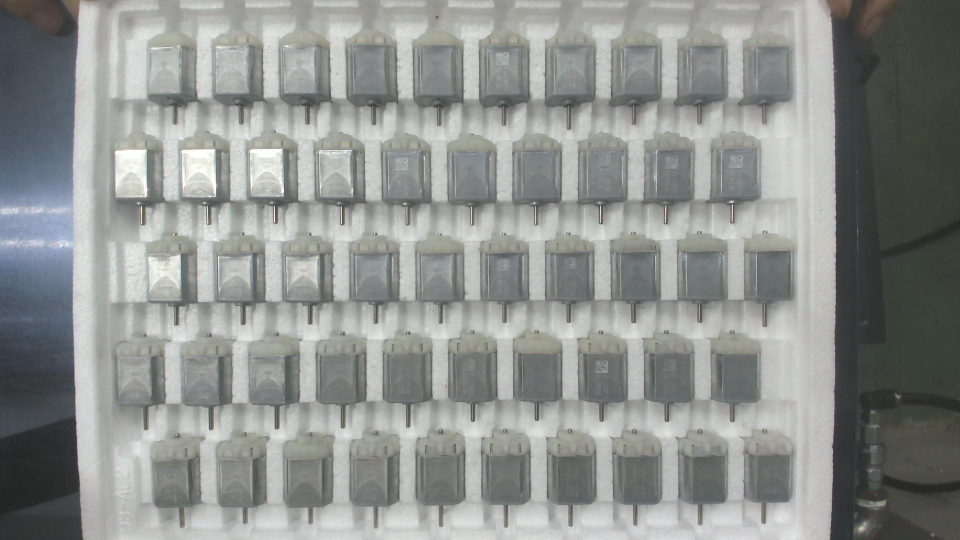
#> input picture image.jpg, 1920 x 1080 px (shown at 1/2 size)
$ python -i lib.py   (imports and definitions only)
#> lines starting #> are read from the running program, lines starting #| are printed output that depends on the picture; after the words box and inside, x2 and y2 are one past the last pixel; in counts of white or black regions, pixels touching at a corner belong together
#> further down, picture is the input picture: shape (1080, 1920, 3); mean B, G, R 143.2, 145.6, 142.9
from tabnanny import check
import cv2
from math import atan2, cos, sin, sqrt, pi
from cv2 import boundingRect
import numpy as np

# [21 lines left out: function drawAxis, not called in this run]
    ## [visualization1]

def getOrientation(countour, img):
    ## [pca]
    # Construct a buffer used by the pca analysis
    sz = len(countour)
    data_countour = np.empty((sz, 2), dtype=np.float64)
    for i in range(data_countour.shape[0]):
        data_countour[i,0] = countour[i,0,0]
        data_countour[i,1] = countour[i,0,1]

    # Perform PCA analysis
    mean = np.empty((0))
    # Phân tích thành phần chính (PCA) là một thủ tục thống kê trích xuất các tính năng quan trọng nhất của tập dữ liệu.
    # giảm dữ liệu 2D thành 1D
    # Thành phần chính thứ nhất: Trục chính của hình elip là hướng của phương sai cực đại và như chúng ta biết bây giờ,
    #         nó là hướng của thông tin cực đại, gọi là thành phần chính đầu tiên của dữ liệu.

    #Thành phần chính thứ hai: là hướng của phương sai cực đại vuông góc với hướng của thành phần chính thứ nhất

    mean, eigenvectors, eigenvalues = cv2.PCACompute2(data_countour, mean)
    # Store the center of the object
    cntr = (int(mean[0,0]), int(mean[0,1]))
    # [14 lines of commented-out code are left out]
    angle = atan2(eigenvectors[0,1], eigenvectors[0,0]) # orientation in radians
    angle = angle*180/3.14
    return angle,cntr

def convert_img(img,b1=176,b2=255):
    gray = cv2.cvtColor(img, cv2.COLOR_BGR2GRAY)
    _, bw = cv2.threshold(gray, b1, b2,  cv2.THRESH_BINARY)
    contours, _ = cv2.findContours(bw, cv2.RETR_LIST, cv2.CHAIN_APPROX_NONE)
    return bw,contours

def transform1(img,contours,min_area=6000,max_area=12000):
    #list_area = []
    list_cntr = []
    list_angle = []
    for i, c in enumerate(contours):
        area = cv2.contourArea(c)
        x,y,w,h = cv2.boundingRect(c)
        if area < min_area or max_area < area:
            continue
        angle,cntr = getOrientation(c,img)
        list_angle.append(angle)
        list_cntr.append(cntr)

        if -20 < angle <20 or 160 < angle < -160:
            center_x,center_y = (x+w//2,y),(x+w//2,y+h)
        if 70 <angle < 110 or -110 < angle < -70:
            center_x,center_y = (x,y+h//2),(x+w,y+h//2)
        cv2.line(img,center_x, center_y,(0,0,0),1)
    return list_angle,list_cntr

def transform2(img,contours,min_area=2000,max_area=6000):
    list_area = []
    list_x = []
    list_y = []
    list_w = []
    list_h = []
    for i, c in enumerate(contours):
        area = cv2.contourArea(c)
        x,y,w,h = cv2.boundingRect(c)
        if area < min_area or max_area < area:
            continue
        list_area.append(area)
        list_x.append(x)
        list_y.append(y)
        list_w.append(w)
        list_h.append(h)
        cv2.drawContours(img, c, -1, (0, 0, 255), 2)
        cv2.rectangle(img,(x,y),(x+w,y+h),(0,255,0),2)
    return list_area,list_x, list_y, list_w, list_h

# [81 lines left out: functions adjust_parameter, result, result2, not called in this run]

# center : center bounding
# cntr   : center object


def adjust_parameter_video(img):
    def nothing(x):
        pass
    cv2.namedWindow('image',cv2.WINDOW_FREERATIO)
    cv2.createTrackbar('b1','image',176,255,nothing)
    cv2.createTrackbar('b2','image',255,255,nothing)
    while True:
        b1 = cv2.getTrackbarPos('b1','image')
        b2 = cv2.getTrackbarPos('b2','image')
        #img = cv2.imread(name_image)
        #img = cv2.resize(img,(640,480))
        #img = cv2.rotate(img, cv2.ROTATE_90_COUNTERCLOCKWISE)
        gray = cv2.cvtColor(img, cv2.COLOR_BGR2GRAY)
        _, bw = cv2.threshold(gray, b1, b2,  cv2.THRESH_BINARY)
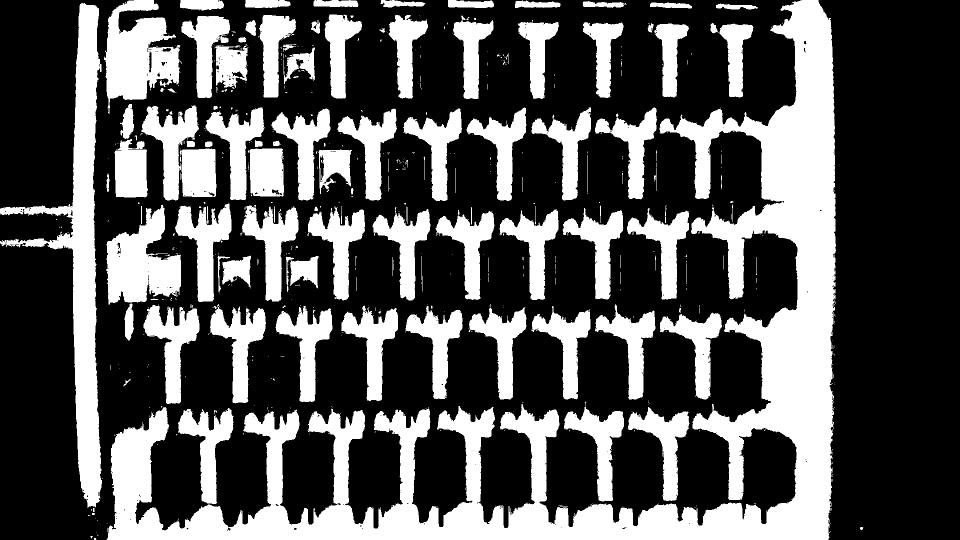
#> bw: shape (1080, 1920) (shown at 1/2 size); 33.7% white; 592 white regions (463 under 20 px)

        cv2.imshow('bw',bw)
        if cv2.waitKey(1) & 0xff==ord('q'):
#> (key q is pressed here)
            break

    cv2.destroyAllWindows()
    return b1,b2

def result_video(img):
    b1,b2= adjust_parameter_video(img)
#> b1 = 176; b2 = 255
    _,contours1 = convert_img(img,b1,b2)
#> in convert_img, `contours, _ = cv2.findContours(bw, cv2.RETR_LIST, cv2.CHAIN_APPROX_NONE)`: contours = 985 contours, 871 with area under 20; largest, box (x1, y1, x2, y2) and area: (213, 0, 1672, 1080) 270384, (0, 6, 204, 1016) 45414, (208, 0, 360, 228) 19716, (212, 409, 362, 610) 17413, (350, 407, 463, 604) 9092
#> contours1 has the same summary as contours in convert_img
    angle,cntr = transform1(img,contours1,2000,40000)
#> the loop in transform1, `for i, c in enumerate(contours):` made 985 passes
#> (area, x, y, w, h, angle, center_x, center_y) on passes 176, 182, 186, 311, 334, 337, 338, 339, 340, 345, 350: (8064.5, 356, 816, 111, 192, 88.14, (356, 912), (467, 912)), (7934, 1255, 814, 124, 188, 74.88, (1255, 908), (1379, 908)), (8025.5, 1128, 813, 120, 190, 75.72, (1128, 908), (1248, 908)), (7391.5, 1320, 625, 124, 174, 72.1, (1320, 712), (1444, 712)), (7663, 938, 614, 115, 185, 82.84, (938, 706), (1053, 706)), (8535, 420, 613, 112, 194, 88.71, (420, 710), (532, 710)), (7630.5, 1063, 612, 118, 187, 79.5, (1063, 705), (1181, 705)), (7691, 810, 612, 115, 186, 83.89, (810, 705), (925, 705)), (8305, 551, 612, 114, 192, 88.48, (551, 708), (665, 708)), (8225.5, 682, 611, 114, 191, 86.06, (682, 706), (796, 706)), (9039, 287, 610, 112, 198, 88.88, (287, 709), (399, 709))
#> (area, x, y, w, h) on passes 9, 10, 15, 16, 59: (22.5, 587, 1055, 7, 6), (26, 455, 1055, 7, 7), (21.5, 1720, 1054, 7, 6), (20.5, 1244, 1053, 8, 6), (21, 550, 1007, 8, 6)
#> after the loop in transform1, `for i, c in enumerate(contours):`:
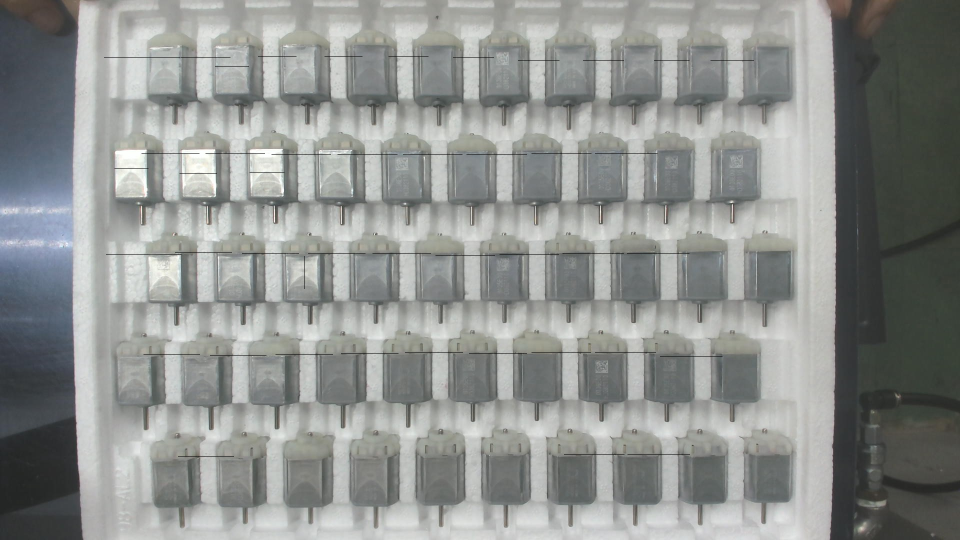
#> img: shape (1080, 1920, 3) (shown at 1/2 size); 0.23% of pixels changed, all inside (x1, y1, x2, y2) = (208, 112, 1508, 913)
#> after the loop in transform1, `for i, c in enumerate(contours):`: list_angle = 46 values, max 115.1 at index 23, min -21.78 at index 13, mean 82.85; list_cntr = 46 pairs, first value 262 to 1466, second value 96 to 888
#> angle has the same summary as list_angle in transform1; cntr has the same summary as list_cntr in transform1
    bw2,contours2 = convert_img(img)
#> call 2 of convert_img, with b1 = 176, b2 = 255
#> in convert_img (call 2), `_, bw = cv2.threshold(gray, b1, b2,  cv2.THRESH_BINARY)`:
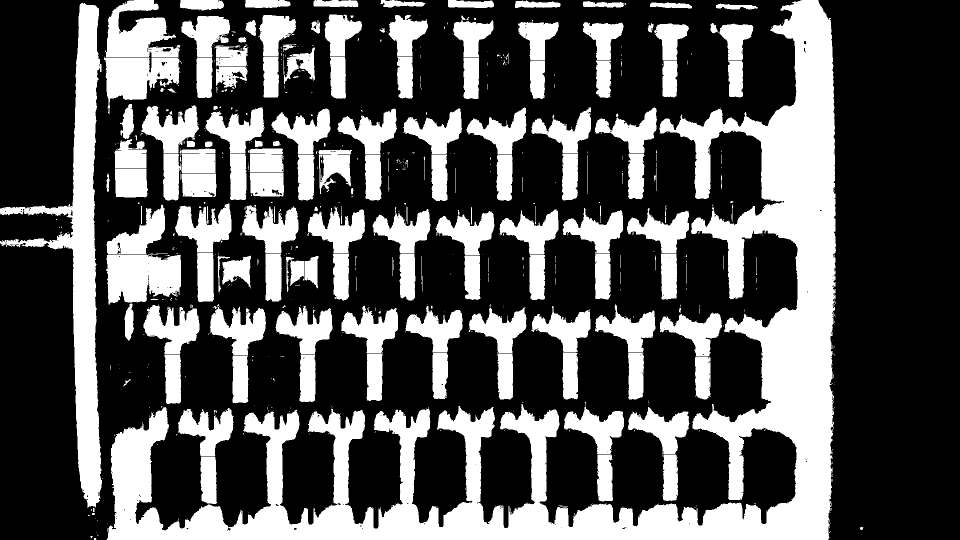
#> bw: shape (1080, 1920) (shown at 1/2 size); 33.6% white; 645 white regions (472 under 20 px)
#> in convert_img (call 2), `contours, _ = cv2.findContours(bw, cv2.RETR_LIST, cv2.CHAIN_APPROX_NONE)`: contours = 1030 contours, 873 with area under 20; largest, box (x1, y1, x2, y2) and area: (213, 0, 1672, 1080) 270384, (0, 6, 204, 1016) 45414, (212, 510, 362, 610) 11934, (210, 0, 360, 114) 9713, (208, 115, 360, 228) 9526
#> contours2 has the same summary as contours in convert_img
    cv2.imshow('bw',bw2)
    area2,x2,y2,w2,h2 = transform2(img,contours2,2000, 20000)
#> the loop in transform2, `for i, c in enumerate(contours):` made 1030 passes
#> c on passes 21 to 23: [[215, 1047]], [[1660, 1046], [1660, 1047]], [[194, 1040], [195, 1040]]
#> after the loop in transform2, `for i, c in enumerate(contours):`:
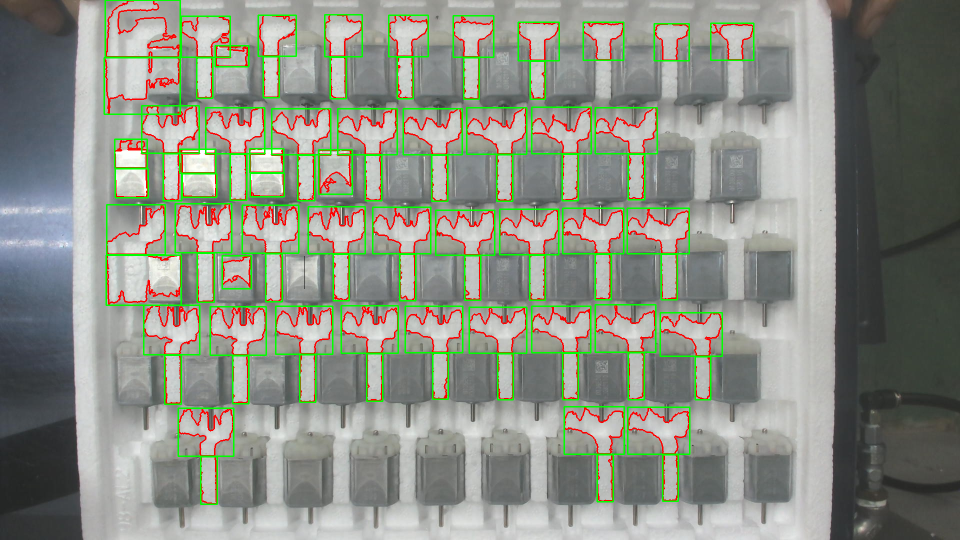
#> img: shape (1080, 1920, 3) (shown at 1/2 size); 6.72% of pixels changed, all inside (x1, y1, x2, y2) = (207, 0, 1509, 1010)

    for i in range(len(area2)):
        if i%2==0:
            cv2.circle(img,cntr[i//2],4,(255,0,0),-1)
            if area2[i] < area2[i+1]:
                center_x = x2[i]+w2[i]//2
                center_y = y2[i]+h2[i]//2
                center = (center_x,center_y)
                cv2.circle(img, center,4,(255,0,0),-1)
            else:
                center_x = x2[i+1]+w2[i+1]//2
                center_y = y2[i+1]+h2[i+1]//2
                center = (center_x,center_y)
                cv2.circle(img, center,4,(255,0,0),-1)
            center_o = cntr[i//2]
            if -20 < angle[i//2] <20 or 160 < angle[i//2] < -160:
                if cntr[i//2][0] < center_x:
                    cv2.putText(img,' right',(center_o[0],center_o[1]),1,2,(255,255,0),2)
                if cntr[i//2][0] > center_x:
                    cv2.putText(img,' left' ,(center_o[0],center_o[1]),1,2,(255,255,0),2)
            if 70 <angle[i//2] < 110 or -110 < angle[i//2] < -70:
                if cntr[i//2][1] < center_y:
                    cv2.putText(img,' down',(center_o[0],center_o[1]),1,2,(255,255,0),2)
                if cntr[i//2][1] > center_y:
                    cv2.putText(img,' up',(center_o[0],center_o[1]),1,2,(255,255,0),2)
#> this loop made 84 passes
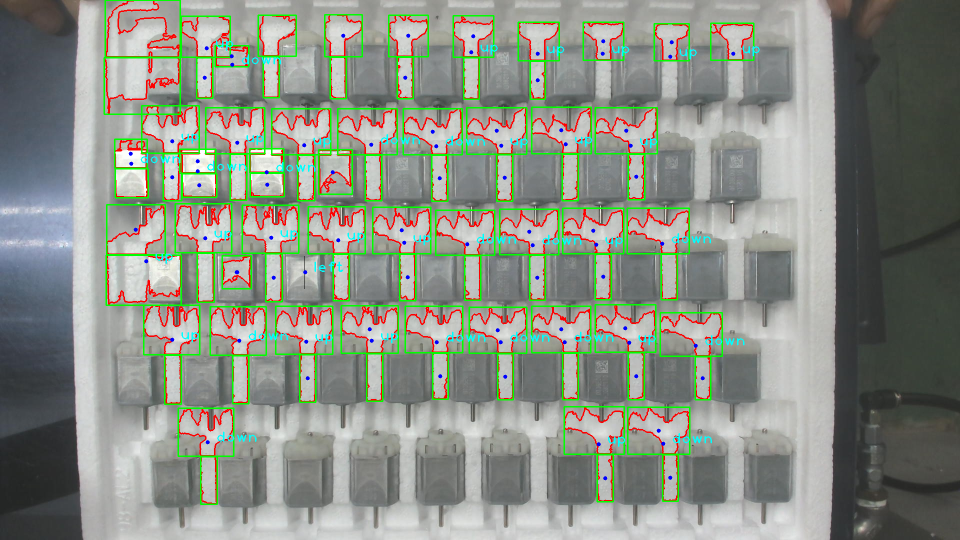
#> img: shape (1080, 1920, 3) (shown at 1/2 size); 0.79% of pixels changed, all inside (x1, y1, x2, y2) = (257, 67, 1520, 961)

>>> import cv2
>>> picture = cv2.imread('image.jpg')
>>> result = result_video(picture)
